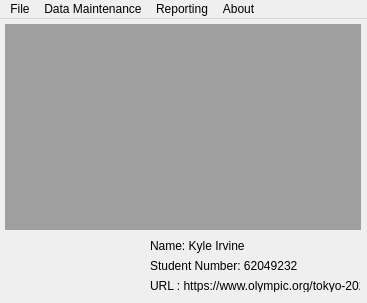
<?xml version="1.0" encoding="UTF-8"?>
<ui version="4.0">
 <class>MainWindow</class>
 <widget class="QMainWindow" name="MainWindow">
  <property name="geometry">
   <rect>
    <x>0</x>
    <y>0</y>
    <width>367</width>
    <height>303</height>
   </rect>
  </property>
  <property name="windowTitle">
   <string>MainWindow</string>
  </property>
  <widget class="QWidget" name="centralwidget">
   <widget class="QMdiArea" name="mdi">
    <property name="geometry">
     <rect>
      <x>5</x>
      <y>5</y>
      <width>356</width>
      <height>206</height>
     </rect>
    </property>
   </widget>
   <widget class="QWidget" name="verticalLayoutWidget">
    <property name="geometry">
     <rect>
      <x>150</x>
      <y>220</y>
      <width>210</width>
      <height>53</height>
     </rect>
    </property>
    <layout class="QVBoxLayout" name="lytInfo">
     <item>
      <widget class="QLabel" name="lblName">
       <property name="text">
        <string>Name: Kyle Irvine</string>
       </property>
      </widget>
     </item>
     <item>
      <widget class="QLabel" name="LblStudentNumber">
       <property name="text">
        <string>Student Number: 62049232</string>
       </property>
      </widget>
     </item>
     <item>
      <widget class="QLabel" name="lblURL">
       <property name="text">
        <string>URL : https://www.olympic.org/tokyo-2020</string>
       </property>
      </widget>
     </item>
    </layout>
   </widget>
  </widget>
  <widget class="QMenuBar" name="menubar">
   <property name="geometry">
    <rect>
     <x>0</x>
     <y>0</y>
     <width>367</width>
     <height>21</height>
    </rect>
   </property>
   <widget class="QMenu" name="menuFile">
    <property name="title">
     <string>File</string>
    </property>
   </widget>
   <widget class="QMenu" name="menuData_Maintenance">
    <property name="title">
     <string>Data Maintenance</string>
    </property>
    <widget class="QMenu" name="menuOlympic_Events">
     <property name="title">
      <string>Olympic Events</string>
     </property>
     <addaction name="actionAdd_New_Event_Record"/>
     <addaction name="actionEdit_Existing_Event_Record"/>
     <addaction name="actionDelete_Existing_Event_Record"/>
     <addaction name="actionShow_File_Content"/>
    </widget>
    <widget class="QMenu" name="menuOlympic_Venues">
     <property name="title">
      <string>Olympic Venues</string>
     </property>
     <addaction name="actionAdd_New_Venue_Record"/>
     <addaction name="actionEdit_Existing_Venue_Record"/>
     <addaction name="actionDelete_Existing_Venue_Record"/>
     <addaction name="actionShow_File_content"/>
    </widget>
    <addaction name="menuOlympic_Events"/>
    <addaction name="menuOlympic_Venues"/>
   </widget>
   <widget class="QMenu" name="menuReporting">
    <property name="title">
     <string>Reporting</string>
    </property>
   </widget>
   <widget class="QMenu" name="menuAbout">
    <property name="title">
     <string>About</string>
    </property>
   </widget>
   <addaction name="menuFile"/>
   <addaction name="menuData_Maintenance"/>
   <addaction name="menuReporting"/>
   <addaction name="menuAbout"/>
  </widget>
  <action name="actionAdd_New_Event_Record">
   <property name="text">
    <string>Add New Event Record</string>
   </property>
  </action>
  <action name="actionEdit_Existing_Event_Record">
   <property name="text">
    <string>Edit Existing Event Record</string>
   </property>
  </action>
  <action name="actionDelete_Existing_Event_Record">
   <property name="text">
    <string>Delete Existing Event Record</string>
   </property>
  </action>
  <action name="actionShow_File_Content">
   <property name="text">
    <string>Show File Content</string>
   </property>
  </action>
  <action name="actionAdd_New_Venue_Record">
   <property name="text">
    <string>Add New Venue Record</string>
   </property>
  </action>
  <action name="actionEdit_Existing_Venue_Record">
   <property name="text">
    <string>Edit Existing Venue Record</string>
   </property>
  </action>
  <action name="actionDelete_Existing_Venue_Record">
   <property name="text">
    <string>Delete Existing Venue Record</string>
   </property>
  </action>
  <action name="actionShow_File_content">
   <property name="text">
    <string>Show File content</string>
   </property>
  </action>
 </widget>
 <resources/>
 <connections/>
</ui>
